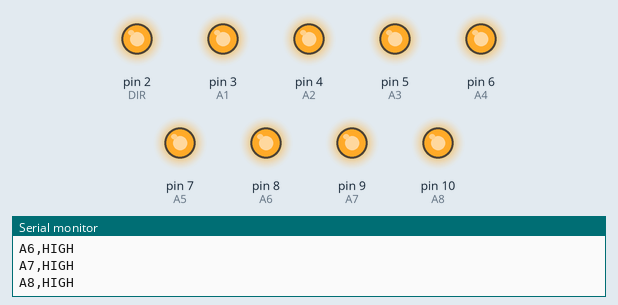
This sketch was run on a simulated Arduino Mega 2560, built with avr-gcc and run on an emulated ATmega2560. On the bench: output pins drawn as LEDs (lit = HIGH), the last lines printed to the serial monitor. Pins used as bus, display or sensor lines are not drawn.

Above: at 2.5 s.
At 8.5 s:
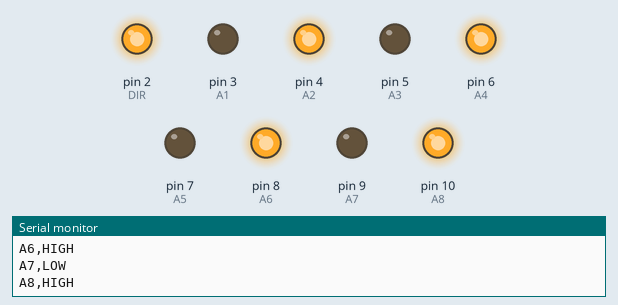
At 14.5 s:
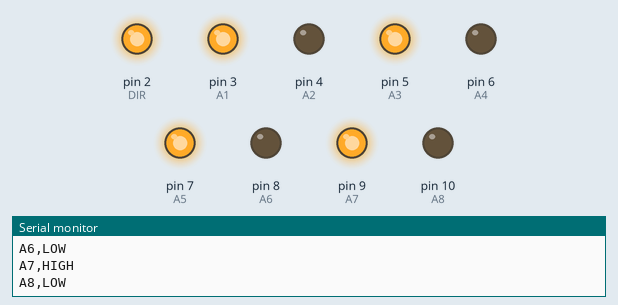
At 26.7 s:
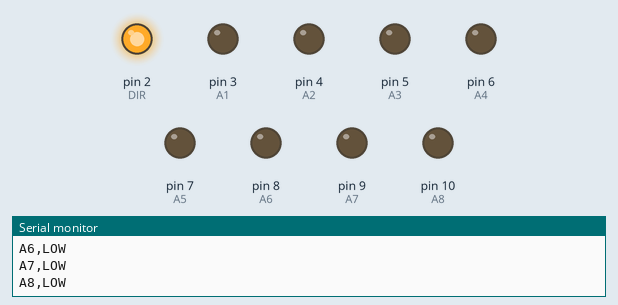
Timing chart, 0 to 28.5 s (numbered marks = the images above):
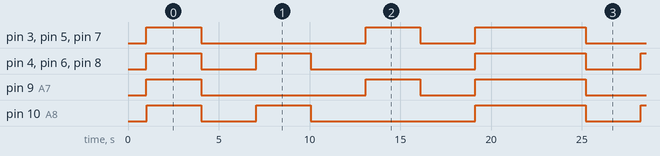

The sketch:

74HC245.ino
```cpp
#define DIR 2
#define A1 3
#define A2 4
#define A3 5
#define A4 6
#define A5 7
#define A6 8
#define A7 9
#define A8 10
#define OE 11

long milliDelay = 500;

void setup() {
  // put your setup code here, to run once:
  pinMode(DIR, OUTPUT);
  digitalWrite(DIR, HIGH);
  pinMode(A1, OUTPUT);
  digitalWrite(A1, LOW);
  pinMode(A2, OUTPUT);
  digitalWrite(A2, LOW);
  pinMode(A3, OUTPUT);
  digitalWrite(A3, LOW);
  pinMode(A4, OUTPUT);
  digitalWrite(A4, LOW);
  pinMode(A5, OUTPUT);
  digitalWrite(A5, LOW);
  pinMode(A6, OUTPUT);
  digitalWrite(A6, LOW);
  pinMode(A7, OUTPUT);
  digitalWrite(A7, LOW);
  pinMode(A8, OUTPUT);
  digitalWrite(A8, LOW);
  pinMode(OE, OUTPUT);
  digitalWrite(OE, HIGH);
  Serial.begin(9600);
  Serial.println("BEGIN TEST");
  Serial.println("All LED's should be Off");
  delay(1000);
  digitalWrite(OE, LOW);
}

void setInput(int inputNum, int inputVal){
  switch(inputNum){
    case 1:
      if (inputVal == 1){
        digitalWrite(A1, HIGH);
        Serial.println("A1,HIGH");
      }
      if (inputVal == 0){
        digitalWrite(A1, LOW);
        Serial.println("A1,LOW");
      }
      break;
    case 2:
      if (inputVal == 1){
        digitalWrite(A2, HIGH);
        Serial.println("A2,HIGH");
      }
      if (inputVal == 0){
        digitalWrite(A2, LOW);
        Serial.println("A2,LOW");
      }
      break;
    case 3:
      if (inputVal == 1){
        digitalWrite(A3, HIGH);
        Serial.println("A3,HIGH");
      }
      if (inputVal == 0){
        digitalWrite(A3, LOW);
        Serial.println("A3,LOW");
      }
      break;
    case 4:
      if (inputVal == 1){
        digitalWrite(A4, HIGH);
        Serial.println("A4,HIGH");
      }
      if (inputVal == 0){
        digitalWrite(A4, LOW);
        Serial.println("A4,LOW");
      }
      break;
    case 5:
      if (inputVal == 1){
        digitalWrite(A5, HIGH);
        Serial.println("A5,HIGH");
      }
      if (inputVal == 0){
        digitalWrite(A5, LOW);
        Serial.println("A5,LOW");
      }
      break;
    case 6:
      if (inputVal == 1){
        digitalWrite(A6, HIGH);
        Serial.println("A6,HIGH");
      }
      if (inputVal == 0){
        digitalWrite(A6, LOW);
        Serial.println("A6,LOW");
      }
      break;
    case 7:
      if (inputVal == 1){
        digitalWrite(A7, HIGH);
        Serial.println("A7,HIGH");
      }
      if (inputVal == 0){
        digitalWrite(A7, LOW);
        Serial.println("A7,LOW");
      }
      break;
    case 8:
      if (inputVal == 1){
        digitalWrite(A8, HIGH);
        Serial.println("A8,HIGH");
      }
      if (inputVal == 0){
        digitalWrite(A8, LOW);
        Serial.println("A8,LOW");
      }
      break;
    default:
      Serial.println("Incorrect Input");
      break;
  }
}

void toggleAllOn(){
  Serial.println("Toggle All On");
  for (int i=0; i < 8; i++){
    setInput(i+1, 1);
  }
}
void toggleAllOff(){
  Serial.println("Toggle All Off");
  for (int i=0; i < 8; i++){
    setInput(i+1, 0);
  }
}

void toggleEven(){
  Serial.println("Toggle Even");
  for (int i=0; i < 8; i++){
    if (i % 2 == 0){
      setInput(i+1, 1);
    } else {
      setInput(i+1, 0);
    }
  }
}

void toggleOdd(){
  Serial.println("Toggle Odd");
  for (int i=0; i < 8; i++){
    if (i % 2 == 1){
      setInput(i+1, 1);
    } else {
      setInput(i+1, 0);
    }
  }
}

void loop() {
  Serial.println("Cycle Start");
  digitalWrite(OE, LOW);
  toggleAllOn();
  delay(3000);
  toggleAllOff();
  delay(3000);
  toggleOdd();
  delay(3000);
  toggleAllOff();
  delay(3000);
  toggleEven();
  delay(3000);
  toggleAllOff();
  delay(3000);
  digitalWrite(OE, HIGH);
  toggleAllOn();
  Serial.println("All OFF, due to OE");
  delay(3000);

  Serial.println("Cycle Complete");
}
```

Measured:
- by itself, pin 3 (A1), pin 5 (A3), pin 7 (A5), pin 9 (A7): repeats every 21.2 s: LOW 9.0 s, HIGH 3.0 s, LOW 3.0 s, HIGH 6.1 s
- by itself, pin 4 (A2), pin 6 (A4), pin 8 (A6): repeats every 21.2 s: LOW 3.0 s, HIGH 3.0 s, LOW 9.0 s, HIGH 6.1 s
- by itself, pin 10 (A8): repeats every 21.2 s: LOW 3.0 s, HIGH 3.0 s, LOW 9.1 s, HIGH 6.1 s
